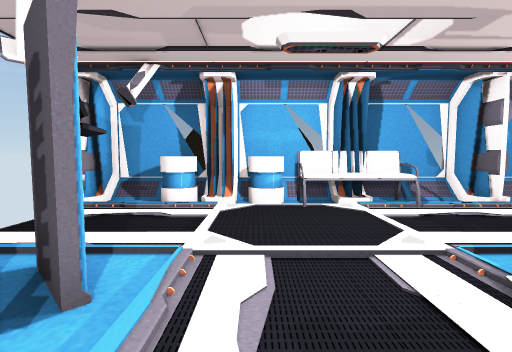
[1] (above)

21 first-person views from a walk through a 3-D level made in the Unity game engine. The camera is 1.4 m above the floor, tilts 4° down and sees 85° across. Doors are open. The floor is counted in squares, 1 m on a side. Each view is taken from the middle of a square. On the plan, view 1 faces up. The plan holds only what a view shows up to about 14 squares ahead; the rest is blank. The place goes on beyond the plan. The player is left out. Some surface patterns are stand-ins.

[2]
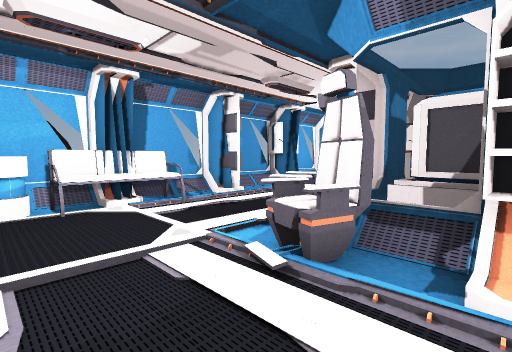

[3]
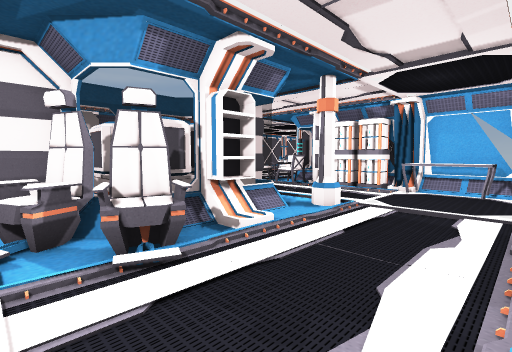

[4]
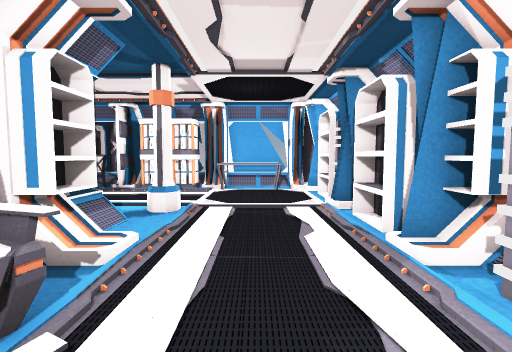

[5]
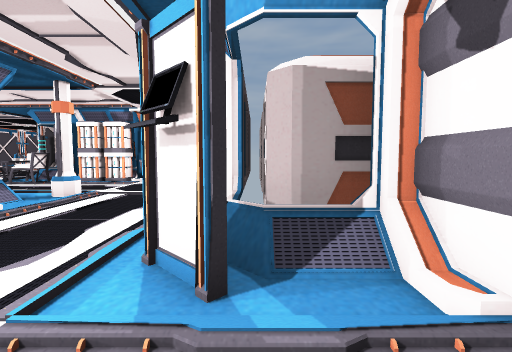

[6]
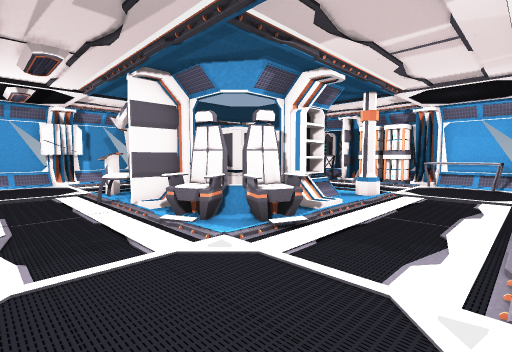

[7]
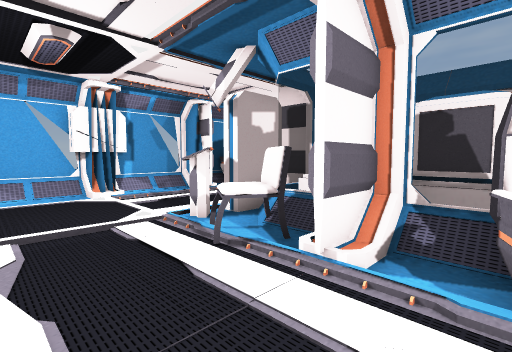

[8]
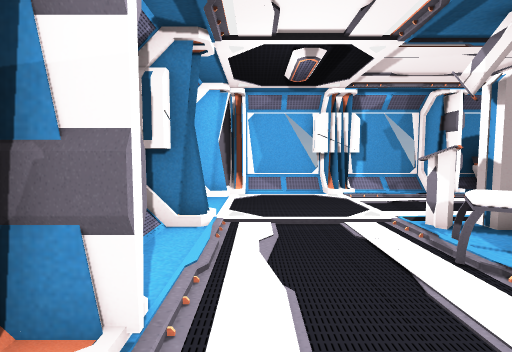

[9]
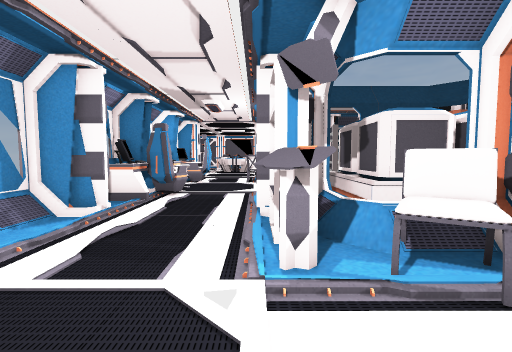

[10]
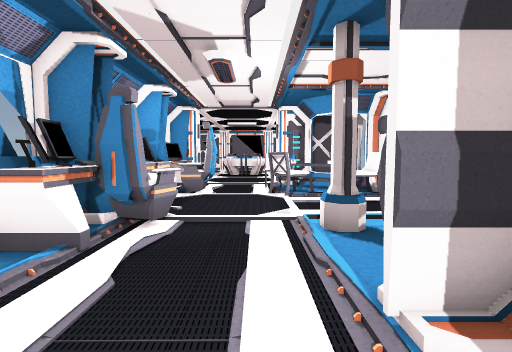

[11]
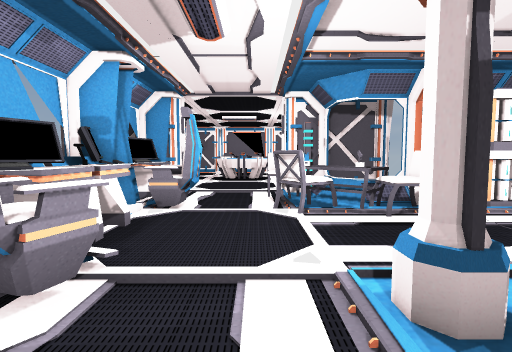

[12]
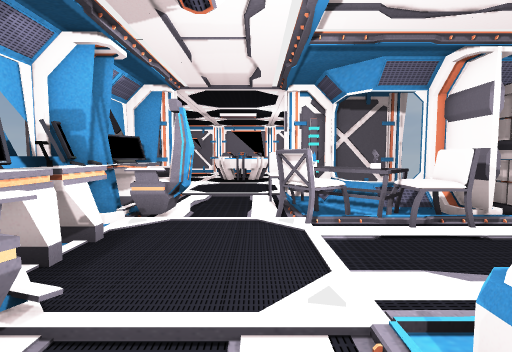

[13]
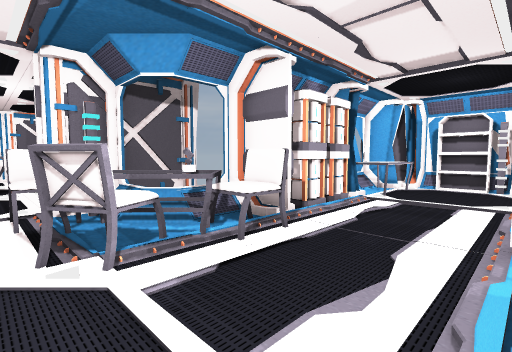

[14]
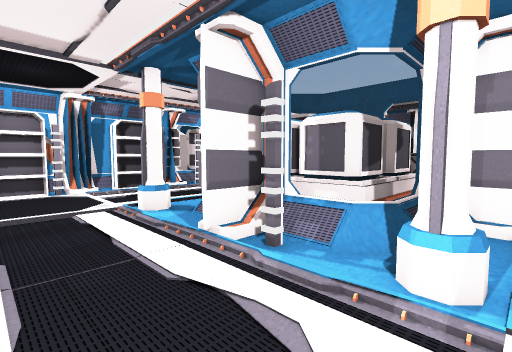

[15]
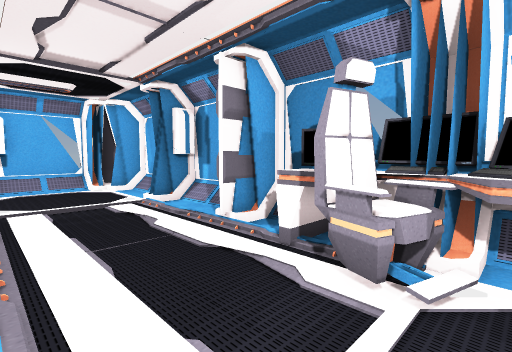

[16]
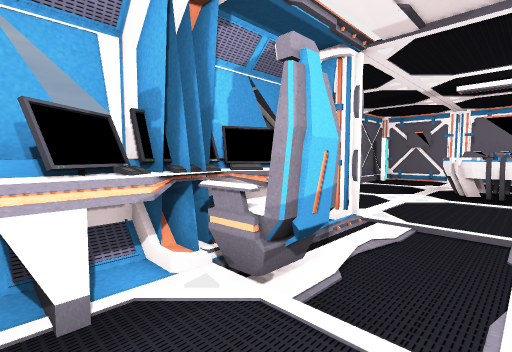

[17]
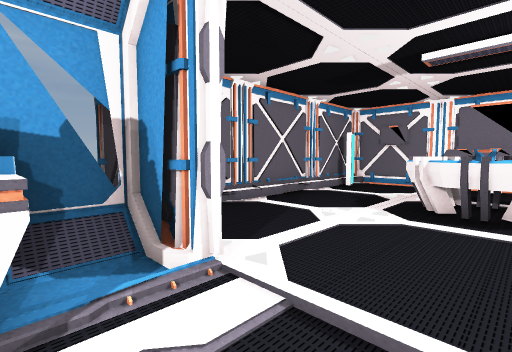

[18]
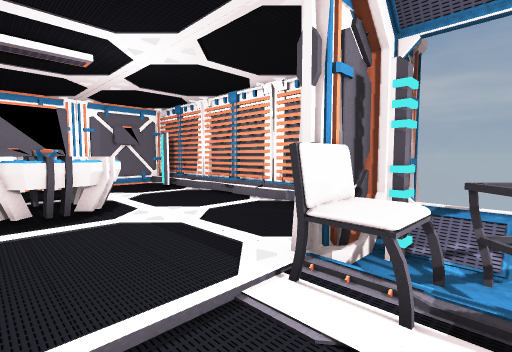

[19]
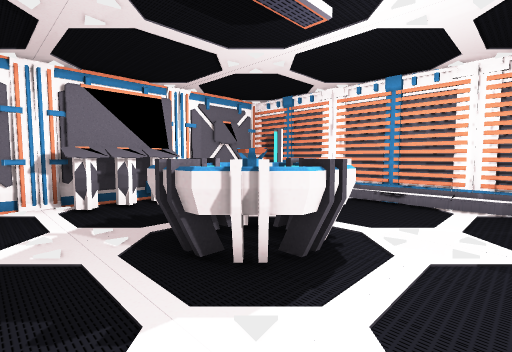

[20]
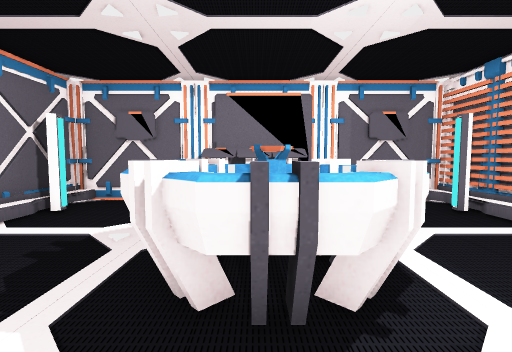

[21]
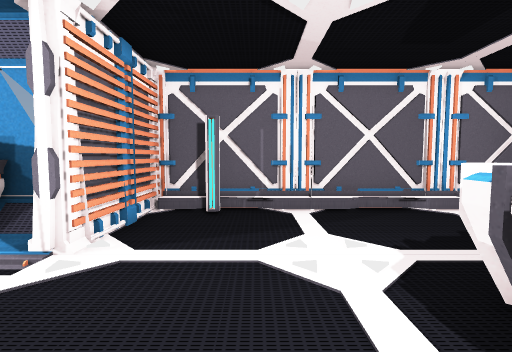

### Floor plan
Key: @ floor where view 1 was taken; # wall or solid block; . main floor; : floor 0.25 m higher than the main floor; / step, stairs or slope; D open door; = window, fence, low wall or low ledge; S shelf; C console; L column; B battery; H chair; T table; E desk; P projector; O other object.
Columns run from 5 left of view 1 to 19 right of it. Each row starts with its distance up from view 1.
 10    ##==#  ##  ##  ###
  9 ##OO#O###OO###O#SS//##
  8 D.OO#OOOOO..D...:...##
  7  ...........D........##
  6 D...........D........O#
  5 D...........D........##
  4 D......../O.DHHC....:S#
  3 #.OO....OOO.#HHCC....S#
  2 OO=#....OO==#O#SS....O#
  1 OOO#...../OOOO#SS....#
  0   ##.@../SOO O##DDDDD##
 -1   O#...../OOOO=......#
 -2   =S.....=OOOO=.....EE
 -3   OS....LL=/#==LL..OEE#
 -4   ##....LL..D#.L...OEE#
 -5   ##........D.......EE#
 -6    S........D.......EE=
 -7   OS.OOO....D.......EE#
 -8   O##OOOOB.BDHHHH..OEE#
 -9    ### O##..#TTHH..OEE#
-10     #===#== #=#TT...EE#
-11               ##H....#=
-12             ####DDDDD####
-13                .........#
-14               .........##
-15             #...........#
-16             #...........#
-17             #....PPP....#
-18             #...PPPP....#
-19             #... PPP....#
-20             #...  P.....#
-21             #...  ......#
-22             ##.........##
-23             #....CCC....#
-24             #############

Where each view was taken, in squares from view 1:
view 1: 0 up, 0 right, facing up
view 2: 0 up, 0 right, facing up-right
view 3: 4 up, 1 left, facing down-right
view 4: 4 up, 1 right, facing down
view 5: 6 up, 3 left, facing down
view 6: 7 up, 1 left, facing down-right
view 7: 7 up, 5 right, facing down-right
view 8: 7 up, 5 right, facing right
view 9: 7 up, 11 right, facing down
view 10: 2 up, 12 right, facing down
view 11: 1 down, 12 right, facing down
view 12: 2 down, 12 right, facing down
view 13: 4 down, 12 right, facing down-left
view 14: 7 down, 11 right, facing up-left
view 15: 5 down, 11 right, facing up-right
view 16: 6 down, 12 right, facing down-right
view 17: 10 down, 12 right, facing down-right
view 18: 10 down, 14 right, facing down-left
view 19: 15 down, 16 right, facing down-left
view 20: 15 down, 13 right, facing down
view 21: 15 down, 11 right, facing right
